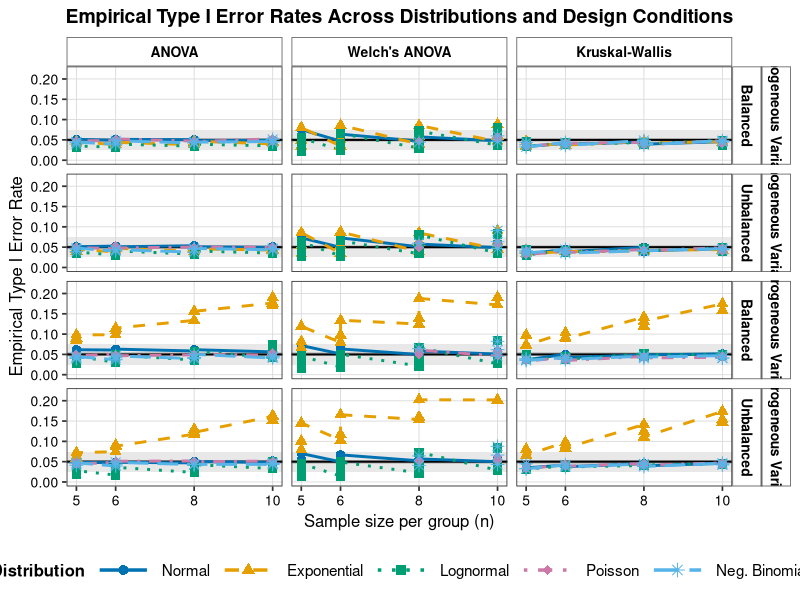

This figure's R source:
# figure1_type1error.R

library(dplyr)
library(ggplot2)
library(tidyr)
library(openxlsx)

# ========= VERI OKU =========
df_raw <- read.xlsx("H0_results/H0_FINAL_RESULTS_ALL_SCENARIOS.xlsx")

# "groups" sutununu "k" ye cevir
if ("groups" %in% names(df_raw)) {
  df_raw <- df_raw %>% rename(k = groups)
}

# ========= VERI HAZIRLA =========
dist_levels <- c("normal", "exponential", "lognormal", "poisson", "negbin")
dist_labels <- c("Normal", "Exponential", "Lognormal", "Poisson", "Neg. Binomial")

df <- df_raw %>%
  mutate(
    dist = factor(dist, levels = dist_levels, labels = dist_labels),
    var_type = factor(var_type,
                      levels = c("homogeneous", "heterogeneous"),
                      labels = c("Homogeneous Variance", "Heterogeneous Variance")),
    balance = factor(balance,
                     levels = c("balanced", "unbalanced"),
                     labels = c("Balanced", "Unbalanced")),
    k_label = factor(paste0("k = ", k), levels = paste0("k = ", c(3, 5, 8))),
    n_num   = as.numeric(n)
  )

# Uzun formata cevir
df_long <- df %>%
  select(n_num, k_label, balance, var_type, dist,
         type1_anova, type1_welch, type1_kw) %>%
  pivot_longer(
    cols      = c(type1_anova, type1_welch, type1_kw),
    names_to  = "test",
    values_to = "type1_error"
  ) %>%
  mutate(
    test = factor(test,
                  levels = c("type1_anova", "type1_welch", "type1_kw"),
                  labels = c("ANOVA", "Welch's ANOVA", "Kruskal-Wallis"))
  )

# ========= RENK + SEKIL + CIZGI TIPI =========
dist_colors <- c(
  "Normal"        = "#0072B2",
  "Exponential"   = "#E69F00",
  "Lognormal"     = "#009E73",
  "Poisson"       = "#CC79A7",
  "Neg. Binomial" = "#56B4E9"
)

dist_shapes <- c(
  "Normal"        = 16,
  "Exponential"   = 17,
  "Lognormal"     = 15,
  "Poisson"       = 18,
  "Neg. Binomial" = 8
)

dist_linetypes <- c(
  "Normal"        = "solid",
  "Exponential"   = "dashed",
  "Lognormal"     = "dotted",
  "Poisson"       = "dotdash",
  "Neg. Binomial" = "longdash"
)

# ========= TEMA =========
type1_theme <- theme_bw(base_size = 13) +
  theme(
    strip.background  = element_rect(fill = "white", color = "grey40"),
    strip.text        = element_text(face = "bold", size = 10, color = "black"),
    panel.grid.minor  = element_blank(),
    panel.grid.major  = element_line(color = "grey85", linewidth = 0.3),
    panel.background  = element_rect(fill = "white", color = NA),
    plot.background   = element_rect(fill = "white", color = NA),
    legend.background = element_rect(fill = "white", color = NA),
    legend.position   = "bottom",
    legend.title      = element_text(face = "bold", size = 12),
    legend.text       = element_text(size = 11),
    legend.key        = element_rect(fill = "white", color = NA),
    legend.key.width  = unit(1.5, "cm"),
    axis.text         = element_text(size = 10, color = "black"),
    axis.title        = element_text(size = 12),
    plot.title        = element_text(face = "bold", size = 14, hjust = 0.5)
  )

# ========= BRADLEY SINIRLARI =========
# Nominal alpha = 0.05
# Liberal  : 0.025 - 0.075 (alpha +/- %50)
# Strict   : 0.045 - 0.055 (alpha +/- %10)

bradley_liberal_lo <- 0.025
bradley_liberal_hi <- 0.075
bradley_strict_lo  <- 0.045
bradley_strict_hi  <- 0.055

# ========= FIGURE 1 =========
fig1 <- df_long %>%
  ggplot(aes(x = n_num, y = type1_error,
             color = dist, shape = dist, linetype = dist, group = dist)) +
  
  # Bradley liberal sinir (acik gri alan)
  annotate("rect",
           xmin = -Inf, xmax = Inf,
           ymin = bradley_liberal_lo, ymax = bradley_liberal_hi,
           fill = "grey85", alpha = 0.6) +
  
  # Bradley strict sinir (daha koyu gri alan)
  annotate("rect",
           xmin = -Inf, xmax = Inf,
           ymin = bradley_strict_lo, ymax = bradley_strict_hi,
           fill = "grey70", alpha = 0.6) +
  
  # Nominal alpha cizgisi
  geom_hline(yintercept = 0.05,
             linetype = "solid", color = "black", linewidth = 0.7) +
  
  # Veriler
  geom_line(linewidth = 1) +
  geom_point(size = 2.8) +
  
  facet_grid(
    rows = vars(var_type, balance),
    cols = vars(test)
  ) +
  
  scale_color_manual(values = dist_colors,      name = "Distribution") +
  scale_shape_manual(values = dist_shapes,       name = "Distribution") +
  scale_linetype_manual(values = dist_linetypes, name = "Distribution") +
  scale_x_continuous(breaks = c(5, 6, 8, 10),
                     labels = c("5", "6", "8", "10")) +
  scale_y_continuous(limits = c(0.00, 0.22),
                     breaks = c(0.00, 0.05, 0.10, 0.15, 0.20)) +
  
  guides(
    color    = guide_legend(
      override.aes = list(size = 3, linewidth = 1.2), nrow = 1),
    shape    = guide_legend(nrow = 1),
    linetype = guide_legend(nrow = 1)
  ) +
  
  labs(
    title = "Empirical Type I Error Rates Across Distributions and Design Conditions",
    x     = "Sample size per group (n)",
    y     = "Empirical Type I Error Rate"
  ) +
  type1_theme

ggsave("Figure1_Type1Error.png", fig1,
       width = 14, height = 9.5, dpi = 300, bg = "white")

message("Kaydedildi: Figure1_Type1Error.png")
